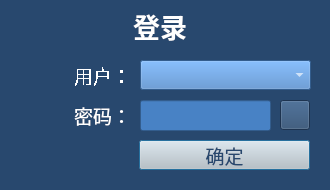
<?xml version="1.0" encoding="UTF-8"?>
<ui version="4.0">
 <class>dvr_login</class>
 <widget class="QDialog" name="dvr_login">
  <property name="windowModality">
   <enum>Qt::ApplicationModal</enum>
  </property>
  <property name="geometry">
   <rect>
    <x>0</x>
    <y>0</y>
    <width>330</width>
    <height>190</height>
   </rect>
  </property>
  <property name="contextMenuPolicy">
   <enum>Qt::NoContextMenu</enum>
  </property>
  <property name="windowTitle">
   <string>LOGIN</string>
  </property>
  <property name="autoFillBackground">
   <bool>false</bool>
  </property>
  <property name="styleSheet">
   <string notr="true">background: rgb(40, 72, 110)</string>
  </property>
  <property name="modal">
   <bool>false</bool>
  </property>
  <widget class="QLineEdit" name="passwordlineEdit">
   <property name="geometry">
    <rect>
     <x>140</x>
     <y>100</y>
     <width>131</width>
     <height>31</height>
    </rect>
   </property>
   <property name="palette">
    <palette>
     <active>
      <colorrole role="WindowText">
       <brush brushstyle="SolidPattern">
        <color alpha="255">
         <red>255</red>
         <green>255</green>
         <blue>255</blue>
        </color>
       </brush>
      </colorrole>
      <colorrole role="Button">
       <brush brushstyle="SolidPattern">
        <color alpha="255">
         <red>72</red>
         <green>130</green>
         <blue>197</blue>
        </color>
       </brush>
      </colorrole>
      <colorrole role="Light">
       <brush brushstyle="SolidPattern">
        <color alpha="128">
         <red>0</red>
         <green>0</green>
         <blue>0</blue>
        </color>
       </brush>
      </colorrole>
      <colorrole role="Midlight">
       <brush brushstyle="SolidPattern">
        <color alpha="128">
         <red>0</red>
         <green>0</green>
         <blue>0</blue>
        </color>
       </brush>
      </colorrole>
      <colorrole role="Dark">
       <brush brushstyle="SolidPattern">
        <color alpha="128">
         <red>0</red>
         <green>0</green>
         <blue>0</blue>
        </color>
       </brush>
      </colorrole>
      <colorrole role="Mid">
       <brush brushstyle="SolidPattern">
        <color alpha="128">
         <red>0</red>
         <green>0</green>
         <blue>0</blue>
        </color>
       </brush>
      </colorrole>
      <colorrole role="Text">
       <brush brushstyle="SolidPattern">
        <color alpha="255">
         <red>255</red>
         <green>255</green>
         <blue>255</blue>
        </color>
       </brush>
      </colorrole>
      <colorrole role="BrightText">
       <brush brushstyle="SolidPattern">
        <color alpha="255">
         <red>255</red>
         <green>255</green>
         <blue>255</blue>
        </color>
       </brush>
      </colorrole>
      <colorrole role="ButtonText">
       <brush brushstyle="SolidPattern">
        <color alpha="255">
         <red>255</red>
         <green>255</green>
         <blue>255</blue>
        </color>
       </brush>
      </colorrole>
      <colorrole role="Base">
       <brush brushstyle="SolidPattern">
        <color alpha="255">
         <red>72</red>
         <green>130</green>
         <blue>197</blue>
        </color>
       </brush>
      </colorrole>
      <colorrole role="Window">
       <brush brushstyle="SolidPattern">
        <color alpha="255">
         <red>72</red>
         <green>130</green>
         <blue>197</blue>
        </color>
       </brush>
      </colorrole>
      <colorrole role="Shadow">
       <brush brushstyle="SolidPattern">
        <color alpha="255">
         <red>0</red>
         <green>0</green>
         <blue>0</blue>
        </color>
       </brush>
      </colorrole>
      <colorrole role="AlternateBase">
       <brush brushstyle="SolidPattern">
        <color alpha="191">
         <red>0</red>
         <green>0</green>
         <blue>0</blue>
        </color>
       </brush>
      </colorrole>
      <colorrole role="ToolTipBase">
       <brush brushstyle="SolidPattern">
        <color alpha="255">
         <red>255</red>
         <green>255</green>
         <blue>220</blue>
        </color>
       </brush>
      </colorrole>
      <colorrole role="ToolTipText">
       <brush brushstyle="SolidPattern">
        <color alpha="255">
         <red>0</red>
         <green>0</green>
         <blue>0</blue>
        </color>
       </brush>
      </colorrole>
     </active>
     <inactive>
      <colorrole role="WindowText">
       <brush brushstyle="SolidPattern">
        <color alpha="255">
         <red>255</red>
         <green>255</green>
         <blue>255</blue>
        </color>
       </brush>
      </colorrole>
      <colorrole role="Button">
       <brush brushstyle="SolidPattern">
        <color alpha="255">
         <red>72</red>
         <green>130</green>
         <blue>197</blue>
        </color>
       </brush>
      </colorrole>
      <colorrole role="Light">
       <brush brushstyle="SolidPattern">
        <color alpha="128">
         <red>0</red>
         <green>0</green>
         <blue>0</blue>
        </color>
       </brush>
      </colorrole>
      <colorrole role="Midlight">
       <brush brushstyle="SolidPattern">
        <color alpha="128">
         <red>0</red>
         <green>0</green>
         <blue>0</blue>
        </color>
       </brush>
      </colorrole>
      <colorrole role="Dark">
       <brush brushstyle="SolidPattern">
        <color alpha="128">
         <red>0</red>
         <green>0</green>
         <blue>0</blue>
        </color>
       </brush>
      </colorrole>
      <colorrole role="Mid">
       <brush brushstyle="SolidPattern">
        <color alpha="128">
         <red>0</red>
         <green>0</green>
         <blue>0</blue>
        </color>
       </brush>
      </colorrole>
      <colorrole role="Text">
       <brush brushstyle="SolidPattern">
        <color alpha="255">
         <red>255</red>
         <green>255</green>
         <blue>255</blue>
        </color>
       </brush>
      </colorrole>
      <colorrole role="BrightText">
       <brush brushstyle="SolidPattern">
        <color alpha="255">
         <red>255</red>
         <green>255</green>
         <blue>255</blue>
        </color>
       </brush>
      </colorrole>
      <colorrole role="ButtonText">
       <brush brushstyle="SolidPattern">
        <color alpha="255">
         <red>255</red>
         <green>255</green>
         <blue>255</blue>
        </color>
       </brush>
      </colorrole>
      <colorrole role="Base">
       <brush brushstyle="SolidPattern">
        <color alpha="255">
         <red>72</red>
         <green>130</green>
         <blue>197</blue>
        </color>
       </brush>
      </colorrole>
      <colorrole role="Window">
       <brush brushstyle="SolidPattern">
        <color alpha="255">
         <red>72</red>
         <green>130</green>
         <blue>197</blue>
        </color>
       </brush>
      </colorrole>
      <colorrole role="Shadow">
       <brush brushstyle="SolidPattern">
        <color alpha="255">
         <red>0</red>
         <green>0</green>
         <blue>0</blue>
        </color>
       </brush>
      </colorrole>
      <colorrole role="AlternateBase">
       <brush brushstyle="SolidPattern">
        <color alpha="191">
         <red>0</red>
         <green>0</green>
         <blue>0</blue>
        </color>
       </brush>
      </colorrole>
      <colorrole role="ToolTipBase">
       <brush brushstyle="SolidPattern">
        <color alpha="255">
         <red>255</red>
         <green>255</green>
         <blue>220</blue>
        </color>
       </brush>
      </colorrole>
      <colorrole role="ToolTipText">
       <brush brushstyle="SolidPattern">
        <color alpha="255">
         <red>0</red>
         <green>0</green>
         <blue>0</blue>
        </color>
       </brush>
      </colorrole>
     </inactive>
     <disabled>
      <colorrole role="WindowText">
       <brush brushstyle="SolidPattern">
        <color alpha="255">
         <red>255</red>
         <green>255</green>
         <blue>255</blue>
        </color>
       </brush>
      </colorrole>
      <colorrole role="Button">
       <brush brushstyle="SolidPattern">
        <color alpha="255">
         <red>72</red>
         <green>130</green>
         <blue>197</blue>
        </color>
       </brush>
      </colorrole>
      <colorrole role="Light">
       <brush brushstyle="SolidPattern">
        <color alpha="128">
         <red>0</red>
         <green>0</green>
         <blue>0</blue>
        </color>
       </brush>
      </colorrole>
      <colorrole role="Midlight">
       <brush brushstyle="SolidPattern">
        <color alpha="128">
         <red>0</red>
         <green>0</green>
         <blue>0</blue>
        </color>
       </brush>
      </colorrole>
      <colorrole role="Dark">
       <brush brushstyle="SolidPattern">
        <color alpha="128">
         <red>0</red>
         <green>0</green>
         <blue>0</blue>
        </color>
       </brush>
      </colorrole>
      <colorrole role="Mid">
       <brush brushstyle="SolidPattern">
        <color alpha="128">
         <red>0</red>
         <green>0</green>
         <blue>0</blue>
        </color>
       </brush>
      </colorrole>
      <colorrole role="Text">
       <brush brushstyle="SolidPattern">
        <color alpha="255">
         <red>255</red>
         <green>255</green>
         <blue>255</blue>
        </color>
       </brush>
      </colorrole>
      <colorrole role="BrightText">
       <brush brushstyle="SolidPattern">
        <color alpha="255">
         <red>255</red>
         <green>255</green>
         <blue>255</blue>
        </color>
       </brush>
      </colorrole>
      <colorrole role="ButtonText">
       <brush brushstyle="SolidPattern">
        <color alpha="255">
         <red>255</red>
         <green>255</green>
         <blue>255</blue>
        </color>
       </brush>
      </colorrole>
      <colorrole role="Base">
       <brush brushstyle="SolidPattern">
        <color alpha="255">
         <red>72</red>
         <green>130</green>
         <blue>197</blue>
        </color>
       </brush>
      </colorrole>
      <colorrole role="Window">
       <brush brushstyle="SolidPattern">
        <color alpha="255">
         <red>72</red>
         <green>130</green>
         <blue>197</blue>
        </color>
       </brush>
      </colorrole>
      <colorrole role="Shadow">
       <brush brushstyle="SolidPattern">
        <color alpha="255">
         <red>0</red>
         <green>0</green>
         <blue>0</blue>
        </color>
       </brush>
      </colorrole>
      <colorrole role="AlternateBase">
       <brush brushstyle="SolidPattern">
        <color alpha="128">
         <red>0</red>
         <green>0</green>
         <blue>0</blue>
        </color>
       </brush>
      </colorrole>
      <colorrole role="ToolTipBase">
       <brush brushstyle="SolidPattern">
        <color alpha="255">
         <red>255</red>
         <green>255</green>
         <blue>220</blue>
        </color>
       </brush>
      </colorrole>
      <colorrole role="ToolTipText">
       <brush brushstyle="SolidPattern">
        <color alpha="255">
         <red>0</red>
         <green>0</green>
         <blue>0</blue>
        </color>
       </brush>
      </colorrole>
     </disabled>
    </palette>
   </property>
   <property name="font">
    <font>
     <family>Verdana</family>
     <pointsize>14</pointsize>
    </font>
   </property>
   <property name="focusPolicy">
    <enum>Qt::NoFocus</enum>
   </property>
   <property name="contextMenuPolicy">
    <enum>Qt::NoContextMenu</enum>
   </property>
   <property name="autoFillBackground">
    <bool>false</bool>
   </property>
   <property name="styleSheet">
    <string notr="true">background: rgb(72, 130, 197);
color: rgb(255, 255, 255);
padding-left: 10; padding-right:10;</string>
   </property>
   <property name="text">
    <string/>
   </property>
   <property name="maxLength">
    <number>8</number>
   </property>
   <property name="echoMode">
    <enum>QLineEdit::Password</enum>
   </property>
  </widget>
  <widget class="QPushButton" name="loginpushButton">
   <property name="geometry">
    <rect>
     <x>139</x>
     <y>140</y>
     <width>171</width>
     <height>30</height>
    </rect>
   </property>
   <property name="font">
    <font>
     <family>Verdana</family>
     <pointsize>14</pointsize>
    </font>
   </property>
   <property name="cursor">
    <cursorShape>PointingHandCursor</cursorShape>
   </property>
   <property name="autoFillBackground">
    <bool>false</bool>
   </property>
   <property name="styleSheet">
    <string notr="true">background: rgb(200,200,200);
color: rgb(40, 72, 110);</string>
   </property>
   <property name="text">
    <string>确定</string>
   </property>
  </widget>
  <widget class="QComboBox" name="accesslevelcomboBox">
   <property name="geometry">
    <rect>
     <x>140</x>
     <y>60</y>
     <width>171</width>
     <height>30</height>
    </rect>
   </property>
   <property name="font">
    <font>
     <family>Verdana</family>
     <pointsize>14</pointsize>
    </font>
   </property>
   <property name="cursor">
    <cursorShape>PointingHandCursor</cursorShape>
   </property>
   <property name="autoFillBackground">
    <bool>false</bool>
   </property>
   <property name="styleSheet">
    <string notr="true">background: rgb(72, 130, 197);
color: rgb(255, 255, 255);
padding-left: 10; padding-right:10;</string>
   </property>
  </widget>
  <widget class="QPushButton" name="virtualkeypushButton">
   <property name="geometry">
    <rect>
     <x>280</x>
     <y>100</y>
     <width>30</width>
     <height>30</height>
    </rect>
   </property>
   <property name="cursor">
    <cursorShape>PointingHandCursor</cursorShape>
   </property>
   <property name="autoFillBackground">
    <bool>false</bool>
   </property>
   <property name="text">
    <string/>
   </property>
   <property name="icon">
    <iconset resource="dvr_main.qrc">
     <normaloff>:/skin/login_vkeyboard_btn.bmp</normaloff>:/skin/login_vkeyboard_btn.bmp</iconset>
   </property>
   <property name="iconSize">
    <size>
     <width>30</width>
     <height>30</height>
    </size>
   </property>
  </widget>
  <widget class="QLabel" name="label_1">
   <property name="geometry">
    <rect>
     <x>100</x>
     <y>10</y>
     <width>120</width>
     <height>31</height>
    </rect>
   </property>
   <property name="font">
    <font>
     <family>Verdana</family>
     <pointsize>20</pointsize>
     <weight>75</weight>
     <bold>true</bold>
    </font>
   </property>
   <property name="autoFillBackground">
    <bool>false</bool>
   </property>
   <property name="styleSheet">
    <string notr="true">color: rgb(255, 255, 255);
background: transparent;</string>
   </property>
   <property name="text">
    <string>登录</string>
   </property>
   <property name="alignment">
    <set>Qt::AlignCenter</set>
   </property>
  </widget>
  <widget class="QLabel" name="label_3">
   <property name="geometry">
    <rect>
     <x>20</x>
     <y>100</y>
     <width>111</width>
     <height>30</height>
    </rect>
   </property>
   <property name="font">
    <font>
     <family>Verdana</family>
     <pointsize>14</pointsize>
    </font>
   </property>
   <property name="layoutDirection">
    <enum>Qt::LeftToRight</enum>
   </property>
   <property name="autoFillBackground">
    <bool>false</bool>
   </property>
   <property name="styleSheet">
    <string notr="true">color: rgb(255, 255, 255)</string>
   </property>
   <property name="text">
    <string>密码：</string>
   </property>
   <property name="alignment">
    <set>Qt::AlignRight|Qt::AlignTrailing|Qt::AlignVCenter</set>
   </property>
  </widget>
  <widget class="QLabel" name="label_2">
   <property name="geometry">
    <rect>
     <x>20</x>
     <y>60</y>
     <width>111</width>
     <height>30</height>
    </rect>
   </property>
   <property name="font">
    <font>
     <family>Verdana</family>
     <pointsize>14</pointsize>
     <stylestrategy>NoAntialias</stylestrategy>
    </font>
   </property>
   <property name="layoutDirection">
    <enum>Qt::LeftToRight</enum>
   </property>
   <property name="autoFillBackground">
    <bool>false</bool>
   </property>
   <property name="styleSheet">
    <string notr="true">color: rgb(255, 255, 255)</string>
   </property>
   <property name="text">
    <string>用户：</string>
   </property>
   <property name="alignment">
    <set>Qt::AlignRight|Qt::AlignTrailing|Qt::AlignVCenter</set>
   </property>
  </widget>
  <widget class="QLabel" name="loginfaillabel">
   <property name="geometry">
    <rect>
     <x>20</x>
     <y>140</y>
     <width>111</width>
     <height>30</height>
    </rect>
   </property>
   <property name="font">
    <font>
     <family>Verdana</family>
     <pointsize>14</pointsize>
    </font>
   </property>
   <property name="layoutDirection">
    <enum>Qt::LeftToRight</enum>
   </property>
   <property name="autoFillBackground">
    <bool>false</bool>
   </property>
   <property name="styleSheet">
    <string notr="true">color: rgb(255,85,0);
background: transparent;</string>
   </property>
   <property name="text">
    <string/>
   </property>
   <property name="alignment">
    <set>Qt::AlignLeading|Qt::AlignLeft|Qt::AlignVCenter</set>
   </property>
  </widget>
 </widget>
 <resources>
  <include location="dvr_main.qrc"/>
 </resources>
 <connections/>
</ui>
